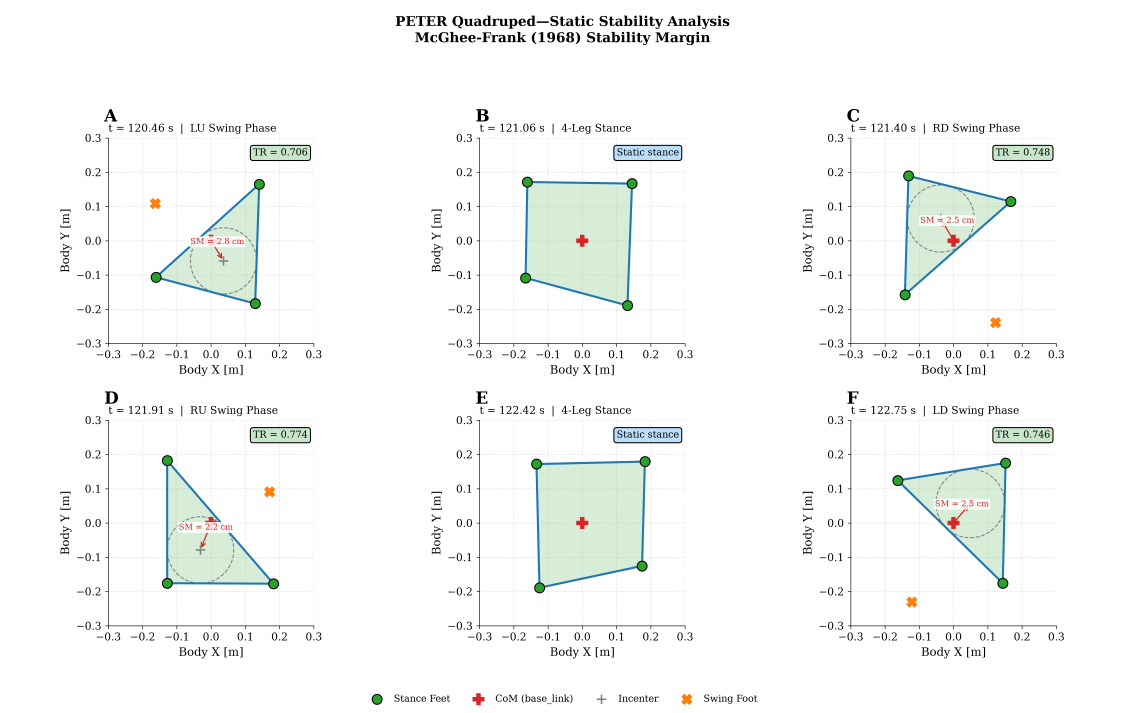
#> input picture assets/fig_stability_phases.png, 4500 x 2850 px, found by its file name (shown at 1/4 size)
$ python extract_stability_phases.py
#> lines starting #> are read from the running program, lines starting #| are printed output that depends on the picture; after the words box and inside, x2 and y2 are one past the last pixel; in counts of white or black regions, pixels touching at a corner belong together
"""Vectorizes assets/fig_stability_phases.png -> experiments/_plotting/vectorized/stability_phases.csv

R02-01-05 §3 (Group A, F-08/F-Data-03): this N=268 walk-cycle run was never archived to
experiments/ (confirmed by three separate checks across this project's rounds: no
stability_log.csv anywhere has 268 rows). Per D-6 (still in force), tab:crawl_stability's
TR_mean=0.439 stays the source of truth for the AGGREGATE number -- this script only reconstructs
the 6-panel illustrative figure that accompanies it, so the regenerated PNG is code-traceable
instead of a historical file with no known generator.

Extraction strategy (pixel color + geometry, not WebPlotDigitizer -- same refinement as every
other figure this round): each of the 6 panels (A-F, a 2x3 grid) plots a top-down body-frame
support-polygon diagram. Per panel:
  - Stance feet (green circle markers, RGB ~(56,142,60)) -- 3 per panel in the 4 swing-phase
    panels (A, C, D, F), 4 per panel in the 2 static-stance panels (B, E).
  - Swing foot (orange X marker, RGB ~(245,124,0)) -- present only in A/C/D/F.
  - CoM is NOT extracted -- by construction, "Body X/Y" is a body-frame plot centered on
    base_link, so CoM sits at the origin (0,0) in every panel; confirmed visually (the red cross
    is at the plot center in all 6 panels).
Axis calibration: all 6 panels share an identical -0.3..0.3 m grid on both axes (confirmed by
detecting the dashed gridline pixel columns/rows independently per panel-column/panel-row and
finding the same 1950 px/m scale everywhere) -- one global px-per-metre constant, plus each
panel's own top-left tick pixel as its local origin, is enough; no per-panel recalibration needed.

One color-mask pitfall found and handled: the 4 swing-phase panels (A/C/D/F) carry a green-bordered
"TR = x.xxx" label box in their top-right corner, using a similar green tone to the stance-foot
markers -- left unfiltered, this leaks 4-5 small spurious "feet" per panel from the label's text/
border pixels. Fixed by dropping any green-mask cluster with data-y > 0.25 (stance feet never
appear there; the label box does) rather than trying to color-distinguish the two greens, which
are too close to separate reliably.

The incenter + inscribed-circle overlay (drawn only on the 4 triangular swing-phase panels, per
the original) is NOT extracted from pixels -- it's recomputed analytically from the extracted
triangle vertices (standard side-length-weighted incenter formula, inradius = area/semiperimeter),
which is exact given real vertices, rather than adding a second pixel-detection pass for a
derived quantity. TR, SM, and the per-panel timestamp/phase-name are read directly off the
figure's own plain-text labels (not pixel-graph values needing calibration) -- t/phase-name/TR/SM
for A/C/D/F, "Static stance" for B/E.
"""
from __future__ import annotations

import os

import numpy as np
import pandas as pd
from PIL import Image

IMG = "assets/fig_stability_phases.png"
OUT_CSV = "experiments/_plotting/vectorized/stability_phases.csv"

COL_X0 = [192, 1962, 3732]  # "-0.3" tick column, one per panel-column
ROW_Y0 = [435, 2029]  # "+0.3" tick row, one per panel-row
PX_PER_M = 1950.0

# Read directly off the published figure's own text labels (not pixel-extracted values).
PANEL_META = {
    "A": dict(t=120.46, phase="LU Swing Phase", tr=0.706, sm_cm=2.8),
    "B": dict(t=121.06, phase="4-Leg Stance", tr=None, sm_cm=None),
    "C": dict(t=121.40, phase="RD Swing Phase", tr=0.748, sm_cm=2.5),
    "D": dict(t=121.91, phase="RU Swing Phase", tr=0.774, sm_cm=2.2),
    "E": dict(t=122.42, phase="4-Leg Stance", tr=None, sm_cm=None),
    "F": dict(t=122.75, phase="LD Swing Phase", tr=0.746, sm_cm=2.5),
}
PANEL_GRID = ["A", "B", "C", "D", "E", "F"]  # row-major, 2 rows x 3 cols


def _green_mask(a):
    return ((np.abs(a[:, :, 0].astype(int) - 56) < 40) & (np.abs(a[:, :, 1].astype(int) - 142) < 40)
            & (np.abs(a[:, :, 2].astype(int) - 60) < 40))


def _orange_mask(a):
    return ((np.abs(a[:, :, 0].astype(int) - 245) < 20) & (np.abs(a[:, :, 1].astype(int) - 124) < 25)
            & (a[:, :, 2].astype(int) < 60))


def _cluster_points(ys, xs, dist=40):
    clusters = []  # [sum_x, sum_y, count]
    for x, y in zip(xs.tolist(), ys.tolist()):
        for cl in clusters:
            cx, cy = cl[0] / cl[2], cl[1] / cl[2]
            if (cx - x) ** 2 + (cy - y) ** 2 < dist ** 2:
                cl[0] += x; cl[1] += y; cl[2] += 1  # noqa: E702
                break
        else:
            clusters.append([x, y, 1])
    return [(c[0] / c[2], c[1] / c[2], c[2]) for c in clusters]


def _px_to_xy(col, row, cx0, ry0):
    return -0.3 + (col - cx0) / PX_PER_M, 0.3 - (row - ry0) / PX_PER_M


def extract() -> pd.DataFrame:
    arr = np.array(Image.open(IMG).convert("RGB"))
    rows = []
    for idx, name in enumerate(PANEL_GRID):
        r, c = divmod(idx, 3)
        cx0, ry0 = COL_X0[c], ROW_Y0[r]
        y0, y1 = ry0 - 100, ry0 + 1170 + 150
        x0, x1 = cx0 - 150, cx0 + 1169 + 150
        crop = arr[y0:y1, x0:x1]

        gm = _green_mask(crop)
        gy, gx = np.where(gm)
        stance_px = [(cx + x0, cy + y0, n) for cx, cy, n in _cluster_points(gy, gx) if n >= 50]
        stance_xy = [_px_to_xy(cx, cy, cx0, ry0) for cx, cy, _ in stance_px]
        stance_xy = [(x, y) for x, y in stance_xy if y < 0.25]  # drop TR-label-box artifacts

        om = _orange_mask(crop)
        oy, ox = np.where(om)
        swing_xy = None
        if len(ox):
            oc = [c for c in _cluster_points(oy, ox) if c[2] >= 20]
            if oc:
                bx, by, _ = max(oc, key=lambda z: z[2])
                swing_xy = _px_to_xy(bx + x0, by + y0, cx0, ry0)

        for i, (fx, fy) in enumerate(stance_xy):
            rows.append({"panel": name, "point": f"stance_{i}", "x_m": round(fx, 4),
                        "y_m": round(fy, 4)})
        if swing_xy:
            rows.append({"panel": name, "point": "swing", "x_m": round(swing_xy[0], 4),
                        "y_m": round(swing_xy[1], 4)})
        rows.append({"panel": name, "point": "com", "x_m": 0.0, "y_m": 0.0})

        meta = PANEL_META[name]
        rows.append({"panel": name, "point": "meta_t_s", "x_m": meta["t"], "y_m": None})
        rows.append({"panel": name, "point": "meta_phase", "x_m": meta["phase"], "y_m": None})
        rows.append({"panel": name, "point": "meta_tr", "x_m": meta["tr"], "y_m": None})
        rows.append({"panel": name, "point": "meta_sm_cm", "x_m": meta["sm_cm"], "y_m": None})
#> this loop made 6 passes
#> (stance_px, stance_xy, oc, bx, by, swing_xy) on passes 1, 3, 4, 5: ([(1037, 737, 973), (624, 1109, 973), (1021, 1214, 973)], [(0.133, 0.145), (-0.0785, -0.0456), (0.125, -0.0995)], [(579, 479, 1305)], 579, 479, (-0.08, 0.106)), ([(3634, 703, 973), (4043, 806, 973), (3620, 1179, 973)], [(-0.35, 0.163), (-0.141, 0.11), (-0.357, -0.0815)], [(400, 955, 1305)], 400, 955, (-0.172, -0.138)), ([(669, 2333, 973), (1094, 2335, 973), (1501.9, 2797, 574)], [(-0.0554, 0.144), (0.163, 0.143), (0.372, -0.0938)], [(1036, 38, 1305)], 1036, 38, (0.154, 0.332)), ([(2568, 2264, 973), (2158, 2351, 973)], [(0.0108, 0.179), (-0.199, 0.135)], [(935, 868, 1305)], 935, 868, (0.103, -0.0938))
#> pass 1, in extract, `gm = _green_mask(crop)`:
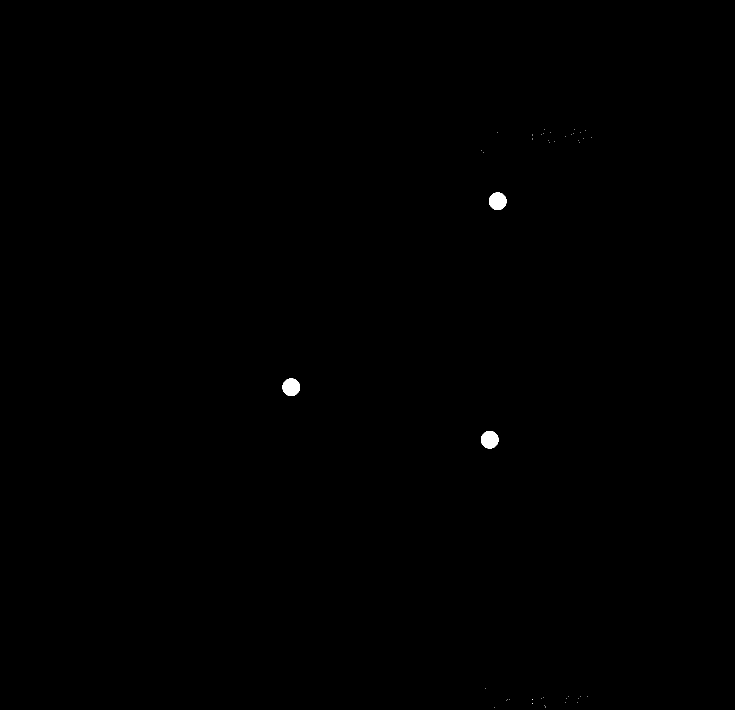
#> gm: shape (1420, 1469) bool (shown at 1/2 size); 0.14% white; 44 white regions (41 under 20 px), largest, box (x1, y1, x2, y2) and area: (978, 385, 1013, 420) 973, (565, 757, 600, 792) 973, (962, 862, 997, 897) 973
#> pass 1, in extract, `om = _orange_mask(crop)`:
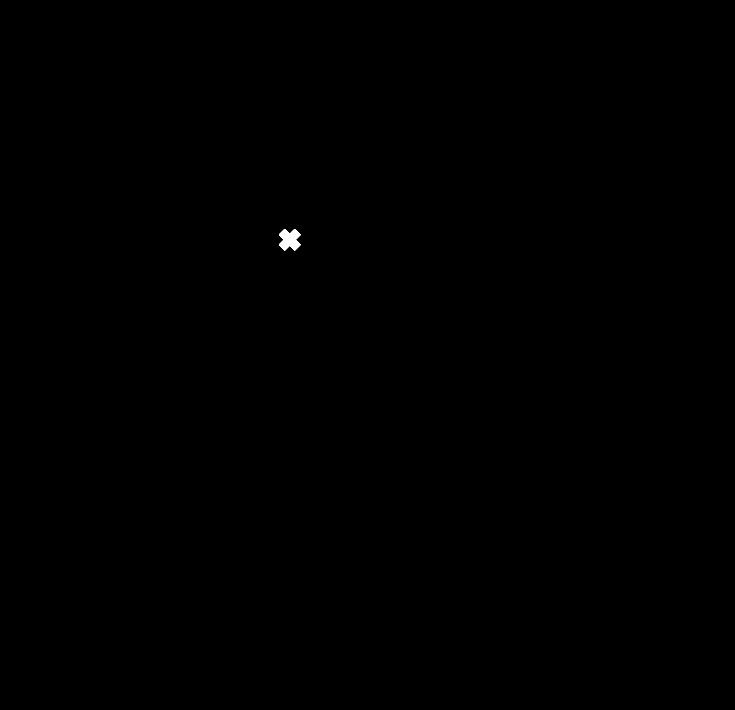
#> om: shape (1420, 1469) bool (shown at 1/2 size); 0.06% white; 1 white region, box (x1, y1, x2, y2) and area: (558, 458, 601, 501) 1305
#> pass 2, in extract, `crop = arr[y0:y1, x0:x1]`:
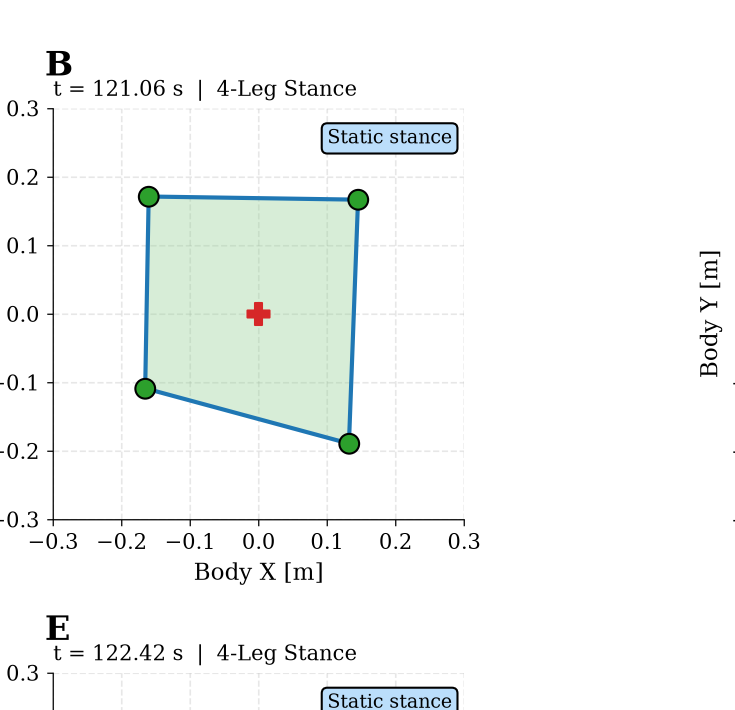
#> crop: shape (1420, 1469, 3) (shown at 1/2 size); mean R, G, B 244.4, 247.2, 245.9
#> after the loop:
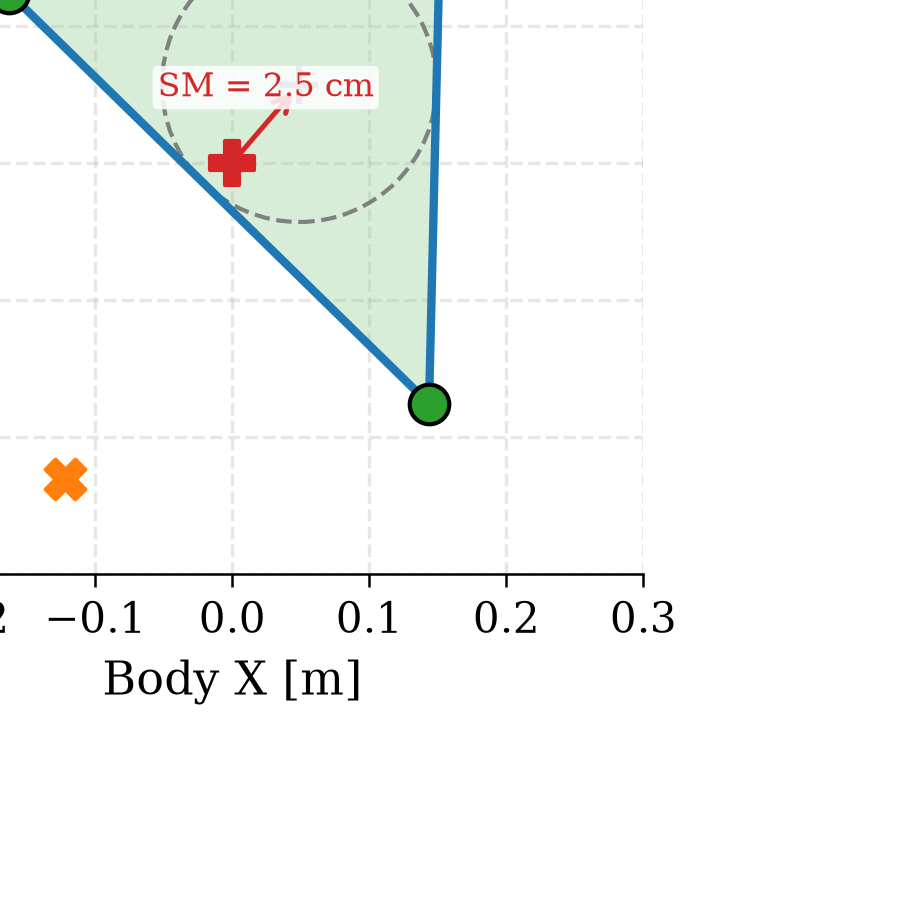
#> crop: shape (921, 918, 3); mean R, G, B 246.5, 248.5, 246.9
#> after the loop:
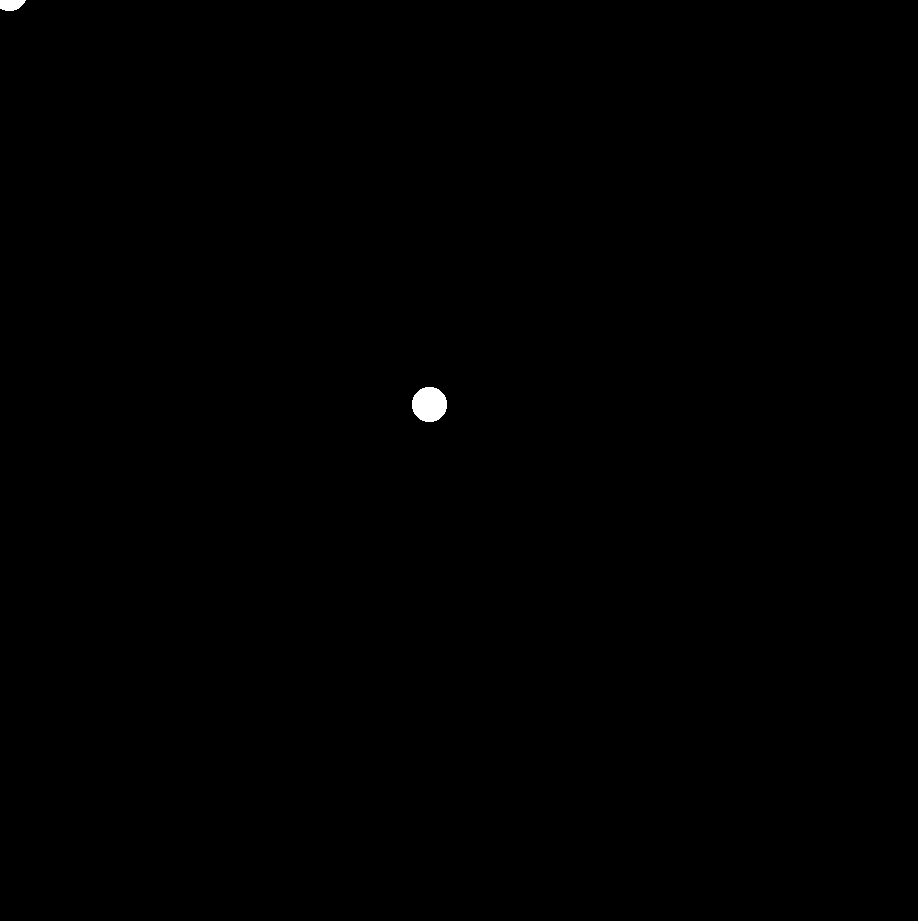
#> gm: shape (921, 918) bool; 0.14% white; 2 white regions, box (x1, y1, x2, y2) and area: (412, 387, 447, 422) 973, (0, 0, 26, 11) 229
#> after the loop:
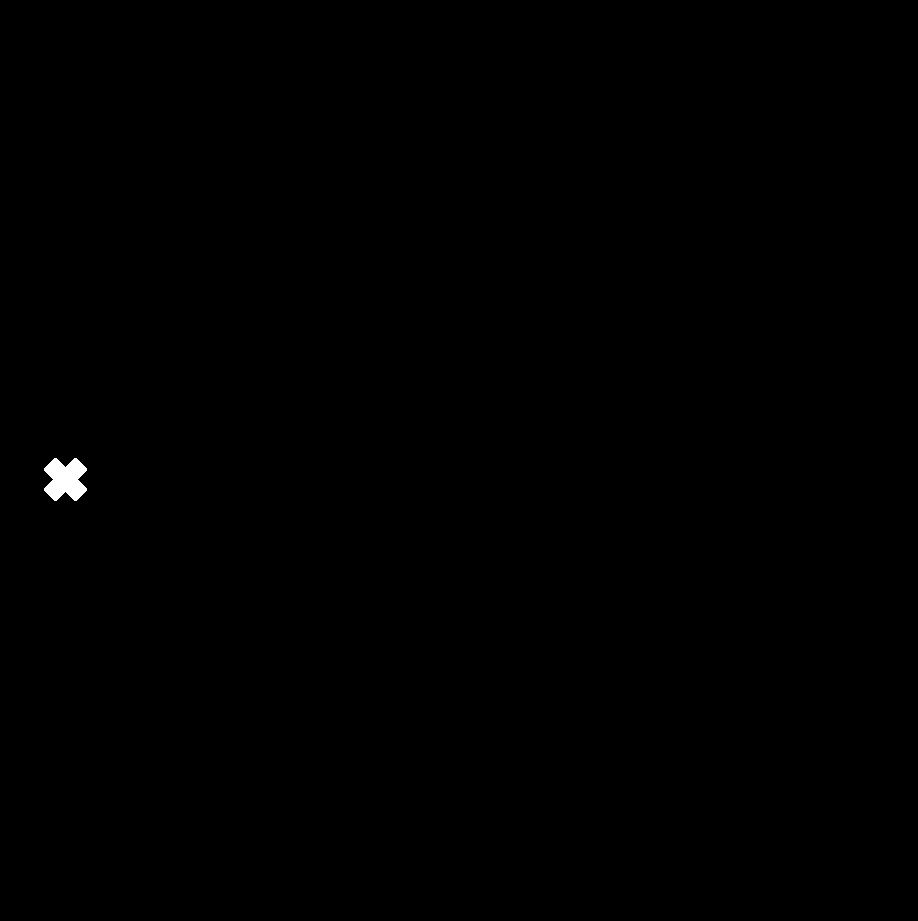
#> om: shape (921, 918) bool; 0.15% white; 1 white region, box (x1, y1, x2, y2) and area: (44, 458, 87, 501) 1305
#> after the loop, rows = 51 items

    return pd.DataFrame(rows)


if __name__ == "__main__":
    df = extract()
#> df = table of 51 rows and 4 columns
    os.makedirs(os.path.dirname(OUT_CSV), exist_ok=True)
    df.to_csv(OUT_CSV, index=False)
    print(f"Wrote {OUT_CSV}")
    for p in PANEL_GRID:
        sub = df[df.panel == p]
        n_stance = (sub.point.str.startswith("stance_")).sum()
        print(p, "stance points:", n_stance, "has swing:", (sub.point == "swing").any())
#> this loop made 6 passes
#> (sub, n_stance) on passes 1 to 6: (table of 9 rows and 4 columns, 3), (table of 9 rows and 4 columns, 4), (table of 9 rows and 4 columns, 3), (table of 9 rows and 4 columns, 3), (table of 8 rows and 4 columns, 2), (table of 7 rows and 4 columns, 1)
#| A stance points: 3 has swing: True
#| B stance points: 4 has swing: False
#| C stance points: 3 has swing: True
#| D stance points: 3 has swing: True
#| E stance points: 2 has swing: True
#| F stance points: 1 has swing: True
